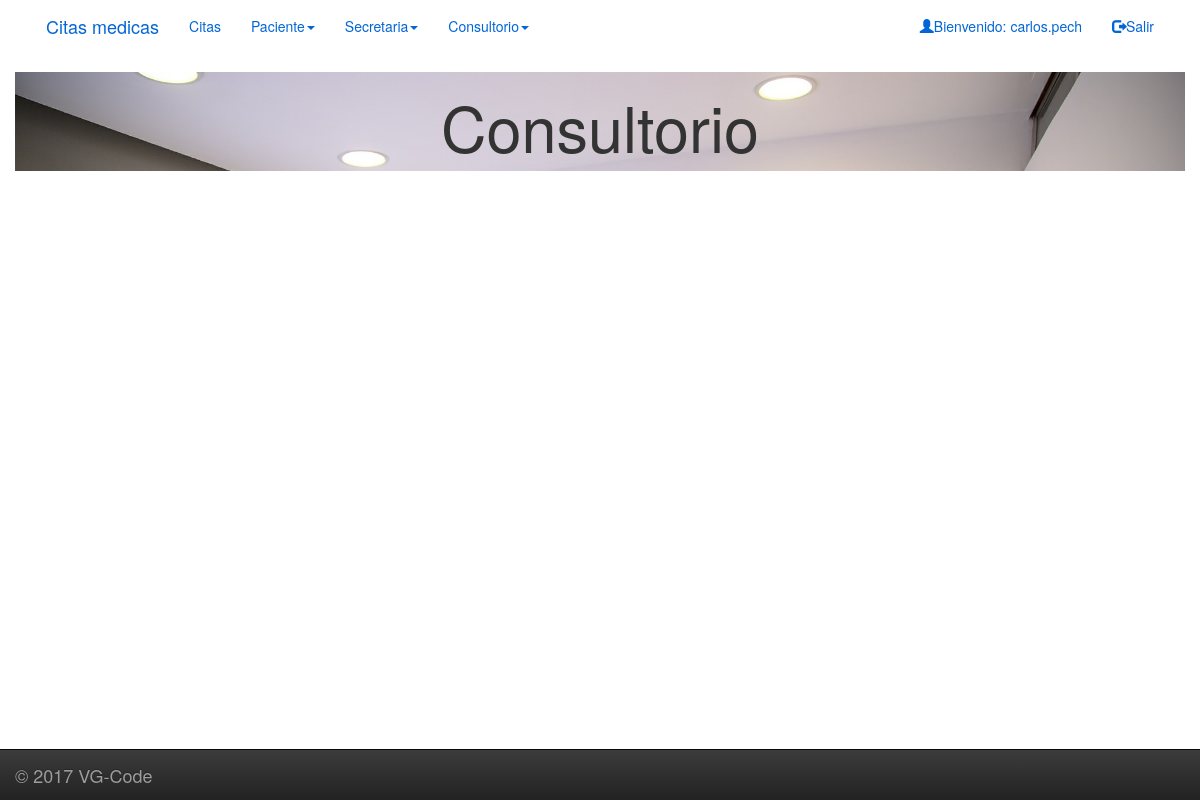
The app's page /citasmedicas/consultorio/editar/2/ (signed in), older data.
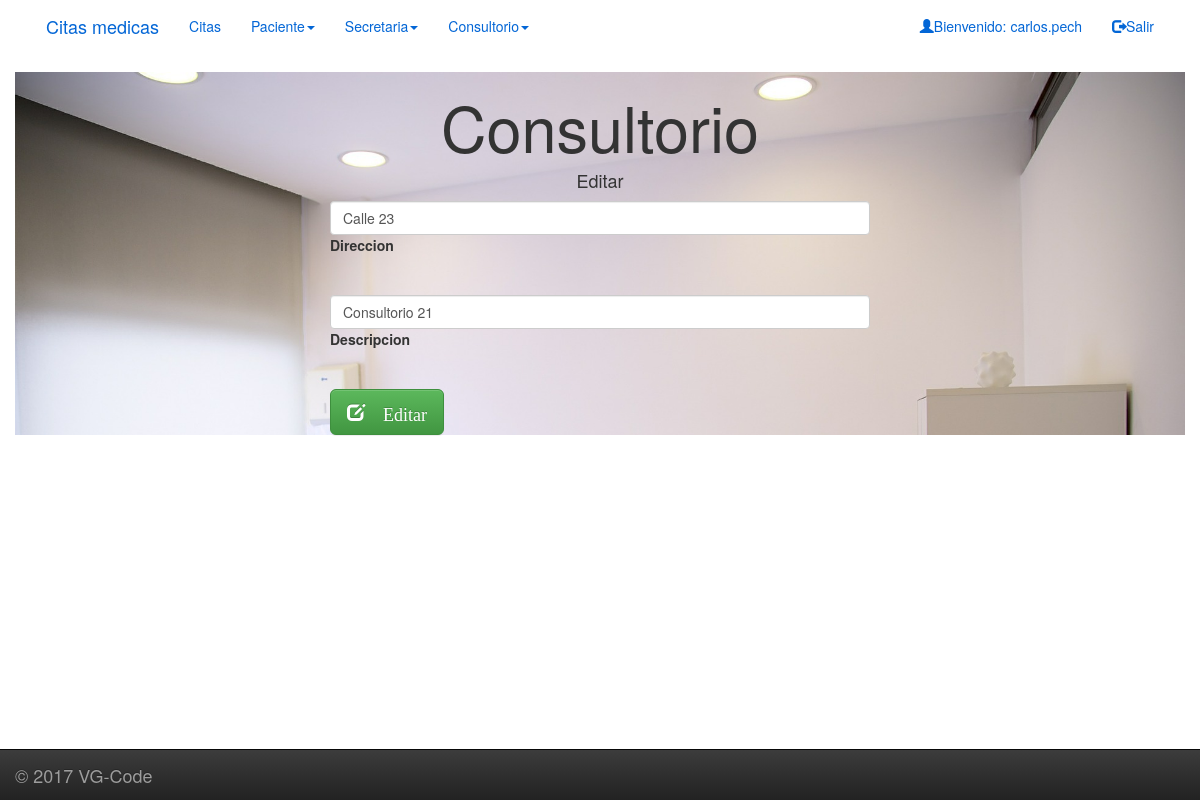
The same page, newer data.
### citasmedicas/models.py (models this page shows, shortened)
class Consultorio(models.Model):
    doctor = models.ForeignKey(Doctor)
    descripcion = models.CharField(max_length=50)
    direccion = models.TextField()

### citasmedicas/views.py (the view)
# urls.py: url(r'^consultorio/editar/(?P<pk>\d+)/$', views.consultorio_editar,
@login_required(login_url='login')
def consultorio_editar(request, pk=0):
    try:
        doctor = Doctor.objects.get(usuario=request.user)
    except Doctor.DoesNotExist:
        doctor = None
        messages.warning(request, "Acceso no autorizado")
        return render(request,
                      'citasmedicas/mensajes_usuarios.html')
    if request.method == 'POST':
        form = ConsultorioForm(request.POST)
        if form.is_valid():
            clean_data = form.cleaned_data
            direccion = clean_data.get('direccion')
            descripcion = clean_data.get('descripcion')
            consultorio_model = Consultorio(pk)
            consultorio_model.doctor = doctor
            consultorio_model.direccion = direccion
            consultorio_model.descripcion = descripcion
            consultorio_model.save()
            messages.success(request, 'Consultorio se actualizo con exitó')
            return redirect('consultorio_lista')
    else:
        try:
            consultorio = Consultorio.objects.get(pk=pk)
            form = ConsultorioForm(instance=consultorio)
        except Consultorio.DoesNotExist:
            form = None
    return render(request, 'citasmedicas/consultorio_alta.html',
                  {'form_edit': form}
                  )

### citasmedicas/forms.py
class ConsultorioForm(forms.ModelForm):
    direccion = forms.CharField(widget=forms.TextInput(
        attrs={'class': 'form-control',
               'placeholder': 'Direccion'}))
    descripcion = forms.CharField(widget=forms.TextInput(
        attrs={'class': 'form-control',
               'placeholder': 'Descripcion'}
    ))
    class Meta:
        model = Consultorio
        fields = ('direccion', 'descripcion')

### citasmedicas/templates/citasmedicas/consultorio_alta.html (shortened to what this page needs)
{% extends "citasmedicas/base.html" %}
{% block content %}
{% load static %}
{% static "citasmedicas/img/room.jpg" as myphoto %}
  <div class="container" style="background-image: url('{{ myphoto }}'); background-size:100%,100%;">
    <div class="col-lg-offset-3 col-lg-6" id="panel">
      <h1 style="font-size:63px;text-align:center;">Consultorio</h1>
        {% if form_edit %}
          <h4 style="text-align:center;">Editar</h4>
          <form method="POST">
            <div class="group">
              {{ form_edit.direccion }}
              <label>Direccion</label>
            </div>
            <div class="group">
              {{ form_edit.descripcion }}
              <label>Descripcion</label>
            </div>
             <button  class="btn btn-success btn-lg" type="submit">
               <i class="glyphicon glyphicon-edit"> Editar </i>
             </button>
          </form>
        {% endif %}
    </div>
  </div>
{% endblock %}

Row changes from the older to the newer data that the page shows:
added Consultorio: direccion "Calle 23", descripcion "Consultorio 21"
Text that changed along with them:
text now shown: "Editar Direccion Descripcion Editar"
